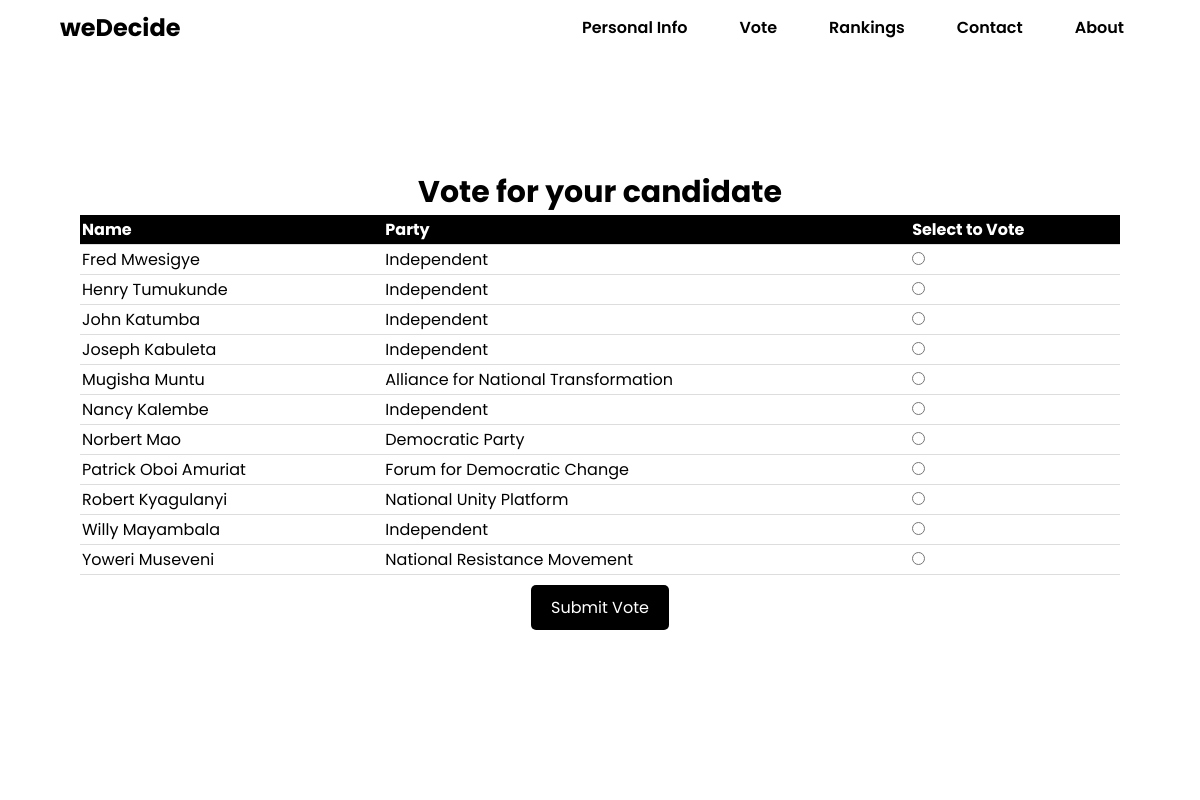
The page /vote.php on the database its author committed.
### tables this page shows
CREATE TABLE candidates (
    id INT AUTO_INCREMENT PRIMARY KEY,
    candidates_name VARCHAR(100) NOT NULL,
    date_of_birth DATE NOT NULL,
    candidate_image VARCHAR(255) NOT NULL,
    political_party_id INT NOT NULL,
    political_party_name VARCHAR(100) NOT NULL,
    party_logo VARCHAR(255) NOT NULL,
    FOREIGN KEY (political_party_id) REFERENCES political_parties(id) ON DELETE CASCADE
);

### vote.php (the view, shortened to what this page needs)
<?php
$servername = "localhost";
$username = "root";
$password = "";
$dbname = "weDecideDB";
$conn = new mysqli($servername, $username, $password, $dbname);
?>
<!DOCTYPE html>
<html lang="en">
  <head>
    <link rel="stylesheet" href="assets/css/style.css" />
  </head>
  <body>
  <?php include 'include/header.php'?>
    <div class="container">
       <h2>Vote for your candidate</h2>
      <form action="submit_vote.php" method="post">
  <table class="candidate-table">
    <thead>
      <tr>
        <th>Name</th>
        <th>Party</th>
        <th>Select to Vote</th>
      </tr>
    </thead>
    <tbody>
      <?php
      $sql = "SELECT id, candidates_name, candidate_image, political_party_name, party_logo FROM candidates";
      $result = $conn->query($sql);
      if ($result->num_rows > 0) {
          while($row = $result->fetch_assoc()) {
              echo "<tr>";
              echo "<td>" . htmlspecialchars($row['candidates_name']) . "</td>";
              echo "<td>" . htmlspecialchars($row['political_party_name']) . "</td>";
              echo '<td><input type="radio" name="candidate_id" value="' . $row['id'] . '" required></td>';
              echo "</tr>";
          }
      } else {
          echo "<tr><td colspan='3'>No candidates available</td></tr>";
      }
      ?>
    </tbody>
  </table>
  <button class="vote-button" type="submit">Submit Vote</button>
</form>
    </div>
  </body>
</html>
<?php include('include/footer.php');?>

### include/header.php (shortened to what this page needs)
<!DOCTYPE html>
<html lang="en">
<head>
    <link rel="stylesheet" href="https://cdnjs.cloudflare.com/ajax/libs/font-awesome/6.0.0-beta3/css/all.min.css" />
    <link rel="stylesheet" href="assets/css/style.css" />
</head>
    <header>
      <nav>
        <h1 class="logo">weDecide</h1>
        <ul>
          <li><a href="home.php">Personal Info</a></li>
          <li><a href="vote.php">Vote</a></li>
          <li><a href="rankings.php">Rankings</a></li>
          <li><a href="contact.php">Contact</a></li>
          <li><a href="about.php">About</a></li>
        </ul>
      </nav>
    </header>

### include/footer.php (shortened to what this page needs)
<!DOCTYPE html>
<html lang="en">
<head>
    <link rel="stylesheet" href="https://cdnjs.cloudflare.com/ajax/libs/font-awesome/6.0.0-beta3/css/all.min.css" />
    <link rel="stylesheet" href="assets/css/style.css" />
</head>
<footer>
  <p>&copy; <span id="currentYear"></span> weDecide - All Rights Reserved</p>
</footer>

### assets/css/style.css (style rules this page uses)
header { position: fixed; top: 0; left: 0; width: 100%; background-color: #fff; padding: 10px 0; z-index: 100; font-size: 16px; }
nav { display: flex; justify-content: space-between; align-items: center; width: 90%; max-width: 1200px; margin: auto; }
nav .logo { font-size: 24px; font-weight: bold; color: #000; }
nav ul { list-style-type: none; margin: 0; padding: 0; display: flex; gap: 20px; }
nav ul li a { text-decoration: none; color: #000; font-weight: 600; padding: 8px 16px; transition: color 0.3s ease; }
.container { width: 90%; max-width: 1200px; margin: 0 auto; padding: 20px; text-align: center; }
.container h2 { color: #000; }
.candidate-table { width: 100%; border-collapse: collapse; margin-bottom: 10px; font-size: 16px; }
.candidate-table th, .candidate-table td { padding: 2px; text-align: left; border-bottom: 1px solid #ddd; color: #000; }
.candidate-table th { background-color: #000; color: white; }
.candidate-table input { cursor: pointer; }
.vote-button { background-color: #000; color: white; padding: 10px 20px; border: none; border-radius: 5px; cursor: pointer; font-size: 16px; transition: background-color 0.3s; }
footer { position: fixed; bottom: 0; margin-bottom: 0; }
* { margin: 0; padding: 0; box-sizing: border-box; }
body { font-size: calc(14px + 0.5vw); font-family: 'Poppins', sans-serif; color: #fff; min-height: 100vh; display: flex; justify-content: center; align-items: center; flex-direction: column; }
h1 { font-size: calc(24px + 1.5vw); }
h2 { font-size: calc(18px + 1vw); }
input { font-family: 'Poppins', sans-serif; }
button { font-family: 'Poppins', sans-serif; }

### rows shown on the page
candidates: candidates_name "Fred Mwesigye", political_party_name "Independent"
candidates: candidates_name "Henry Tumukunde", political_party_name "Independent"
candidates: candidates_name "John Katumba", political_party_name "Independent"
candidates: candidates_name "Joseph Kabuleta", political_party_name "Independent"
candidates: candidates_name "Mugisha Muntu", political_party_name "Alliance for National Transformation"
candidates: candidates_name "Nancy Kalembe", political_party_name "Independent"
candidates: candidates_name "Norbert Mao", political_party_name "Democratic Party"
candidates: candidates_name "Patrick Oboi Amuriat", political_party_name "Forum for Democratic Change"
candidates: candidates_name "Robert Kyagulanyi", political_party_name "National Unity Platform"
candidates: candidates_name "Willy Mayambala", political_party_name "Independent"
candidates: candidates_name "Yoweri Museveni", political_party_name "National Resistance Movement"
